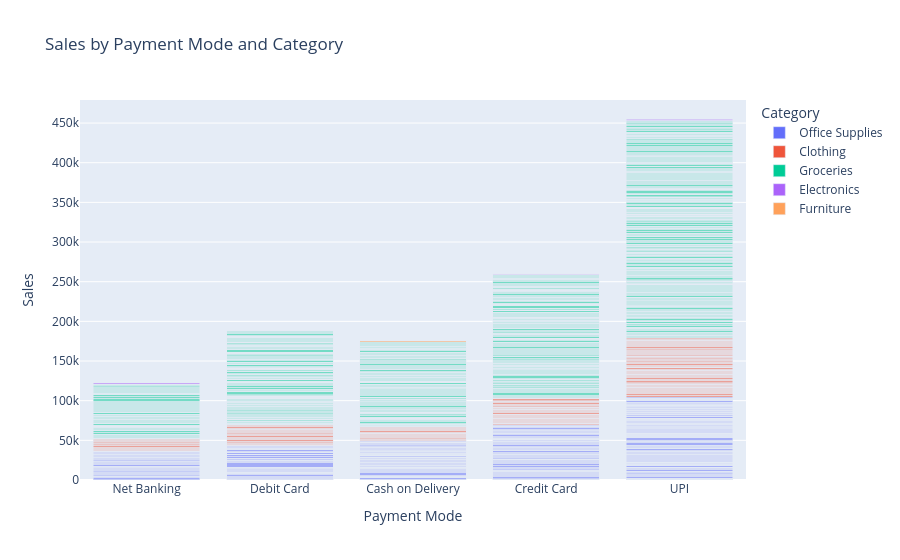

The cell this chart's notebook holds for it:
### Markdown cell above
<h2 style="background: linear-gradient(90deg, #0F172A, #1E3A8A); color: yellow; padding: 12px 18px; border-radius: 6px; font-family: sans-serif; margin-top: 0;">
    Payment Mode vs Category (stacked bar chart) 
</h2>

### Code cell
import plotly.express as px

fig = px.bar(df_clean, 
             x='Payment Mode', 
             y='Sales', 
             color='Category',
             title='Sales by Payment Mode and Category',
             barmode='stack')
fig.show()

### Figure 1 — Plotly figure (JSON) as saved in the notebook; plotly's stock layout.template omitted (floating-point values rounded to 4 significant figures; data arrays with more than 128 entries replaced by an {"elided": "..."} marker saying what was removed)
{"data": [{"hovertemplate": "Category=Office Supplies<br>Payment Mode=%{x}<br>Sales=%{y}<extra></extra>", "legendgroup": "Office Supplies", "marker": {"color": "#636efa", "pattern": {"shape": ""}}, "name": "Office Supplies", "orientation": "v", "showlegend": true, "textposition": "auto", "type": "bar", "x": {"elided": "624 str values"}, "xaxis": "x", "y": {"elided": "624 float values"}, "yaxis": "y"}, {"hovertemplate": "Category=Clothing<br>Payment Mode=%{x}<br>Sales=%{y}<extra></extra>", "legendgroup": "Clothing", "marker": {"color": "#EF553B", "pattern": {"shape": ""}}, "name": "Clothing", "orientation": "v", "showlegend": true, "textposition": "auto", "type": "bar", "x": {"elided": "276 str values"}, "xaxis": "x", "y": {"elided": "276 float values"}, "yaxis": "y"}, {"hovertemplate": "Category=Groceries<br>Payment Mode=%{x}<br>Sales=%{y}<extra></extra>", "legendgroup": "Groceries", "marker": {"color": "#00cc96", "pattern": {"shape": ""}}, "name": "Groceries", "orientation": "v", "showlegend": true, "textposition": "auto", "type": "bar", "x": {"elided": "1438 str values"}, "xaxis": "x", "y": {"elided": "1438 float values"}, "yaxis": "y"}, {"hovertemplate": "Category=Electronics<br>Payment Mode=%{x}<br>Sales=%{y}<extra></extra>", "legendgroup": "Electronics", "marker": {"color": "#ab63fa", "pattern": {"shape": ""}}, "name": "Electronics", "orientation": "v", "showlegend": true, "textposition": "auto", "type": "bar", "x": ["Credit Card", "UPI", "UPI", "Credit Card", "Net Banking", "UPI", "Credit Card", "UPI"], "xaxis": "x", "y": [712.5, 546.0, 500.0, 600.0, 966.0, 969.0, 600.0, 864.5], "yaxis": "y"}, {"hovertemplate": "Category=Furniture<br>Payment Mode=%{x}<br>Sales=%{y}<extra></extra>", "legendgroup": "Furniture", "marker": {"color": "#FFA15A", "pattern": {"shape": ""}}, "name": "Furniture", "orientation": "v", "showlegend": true, "textposition": "auto", "type": "bar", "x": ["Cash on Delivery", "Debit Card"], "xaxis": "x", "y": [980.0, 910.0], "yaxis": "y"}], "layout": {"barmode": "stack", "legend": {"title": {"text": "Category"}, "tracegroupgap": 0}, "title": {"text": "Sales by Payment Mode and Category"}, "xaxis": {"anchor": "y", "domain": [0, 1], "title": {"text": "Payment Mode"}}, "yaxis": {"anchor": "x", "domain": [0, 1], "title": {"text": "Sales"}}}}
